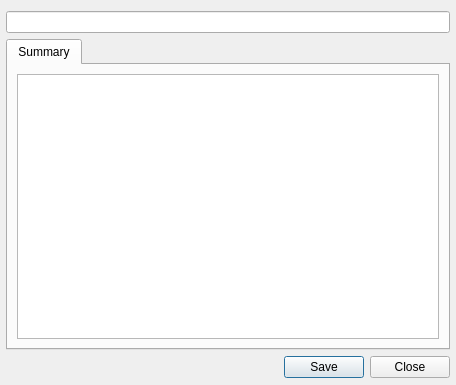
<?xml version="1.0" encoding="UTF-8"?>
<ui version="4.0">
 <class>DetailsDialog</class>
 <widget class="QDialog" name="DetailsDialog">
  <property name="geometry">
   <rect>
    <x>0</x>
    <y>0</y>
    <width>456</width>
    <height>385</height>
   </rect>
  </property>
  <property name="windowTitle">
   <string>Details</string>
  </property>
  <layout class="QGridLayout" name="gridLayout">
   <property name="leftMargin">
    <number>6</number>
   </property>
   <property name="rightMargin">
    <number>6</number>
   </property>
   <property name="bottomMargin">
    <number>6</number>
   </property>
   <item row="3" column="0">
    <spacer name="horizontalSpacer">
     <property name="orientation">
      <enum>Qt::Horizontal</enum>
     </property>
     <property name="sizeHint" stdset="0">
      <size>
       <width>192</width>
       <height>23</height>
      </size>
     </property>
    </spacer>
   </item>
   <item row="1" column="0" colspan="2">
    <widget class="QTabWidget" name="tabWidget">
     <property name="currentIndex">
      <number>0</number>
     </property>
     <widget class="QWidget" name="tab_5">
      <attribute name="title">
       <string>Summary</string>
      </attribute>
      <layout class="QGridLayout" name="gridLayout_3">
       <item row="0" column="0" colspan="2">
        <widget class="QTextEdit" name="textEdit">
         <property name="readOnly">
          <bool>true</bool>
         </property>
         <property name="html">
          <string>&lt;!DOCTYPE HTML PUBLIC &quot;-//W3C//DTD HTML 4.0//EN&quot; &quot;http://www.w3.org/TR/REC-html40/strict.dtd&quot;&gt;
&lt;html&gt;&lt;head&gt;&lt;meta name=&quot;qrichtext&quot; content=&quot;1&quot; /&gt;&lt;style type=&quot;text/css&quot;&gt;
p, li { white-space: pre-wrap; }
&lt;/style&gt;&lt;/head&gt;&lt;body style=&quot; font-family:'Arial'; font-size:10pt; font-weight:400; font-style:normal;&quot;&gt;
&lt;p style=&quot;-qt-paragraph-type:empty; margin-top:0px; margin-bottom:0px; margin-left:0px; margin-right:0px; -qt-block-indent:0; text-indent:0px;&quot;&gt;&lt;/p&gt;&lt;/body&gt;&lt;/html&gt;</string>
         </property>
        </widget>
       </item>
      </layout>
     </widget>
    </widget>
   </item>
   <item row="0" column="0" colspan="2">
    <widget class="QLineEdit" name="pathEdit">
     <property name="readOnly">
      <bool>true</bool>
     </property>
    </widget>
   </item>
   <item row="3" column="1">
    <widget class="QDialogButtonBox" name="buttonBox">
     <property name="standardButtons">
      <set>QDialogButtonBox::Close|QDialogButtonBox::Save</set>
     </property>
    </widget>
   </item>
  </layout>
 </widget>
 <resources/>
 <connections/>
</ui>
